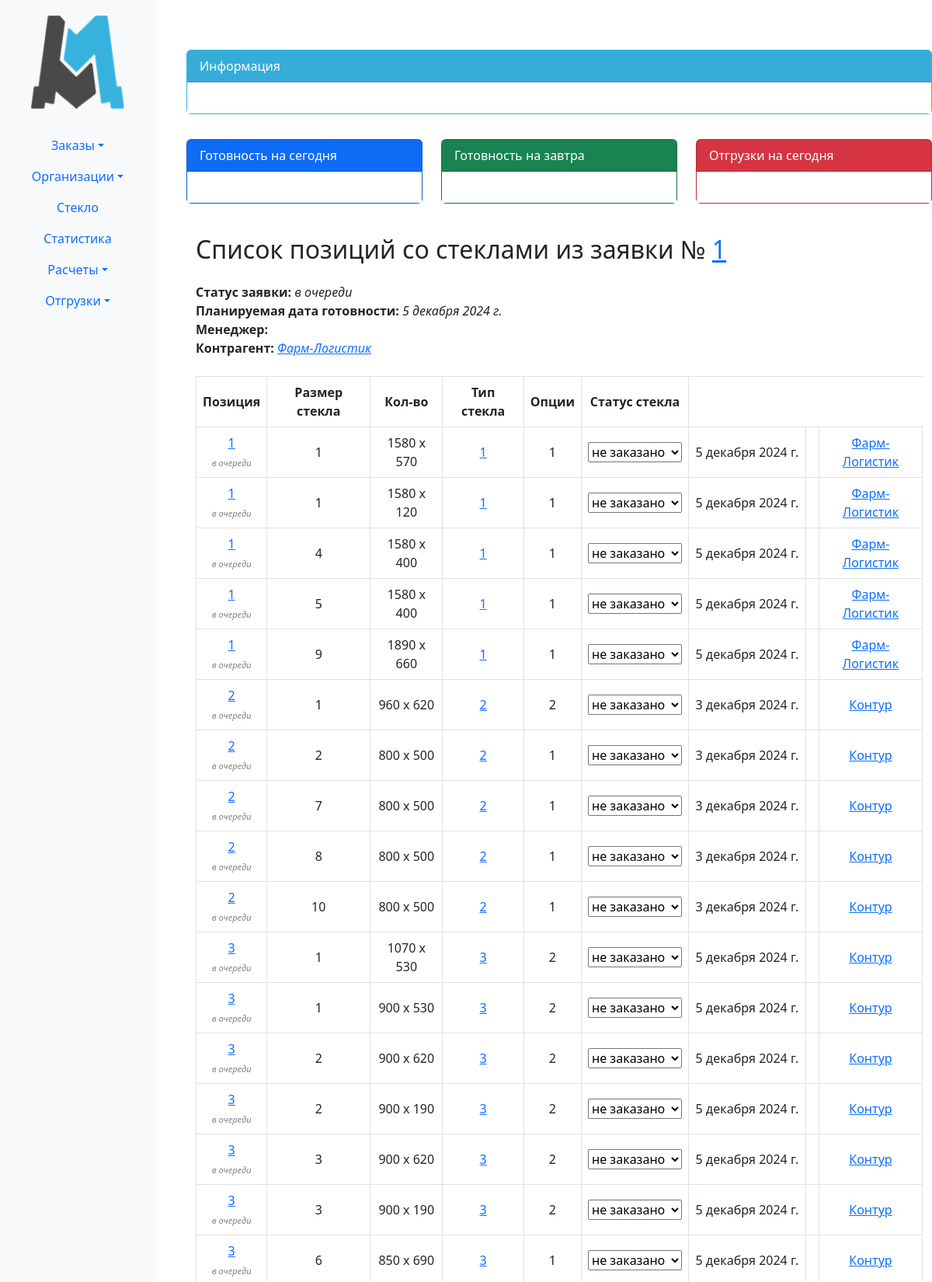
Page /erp_main/glass_info/ (upper part) on the committed database.
### erp_main/models.py (models this page shows, shortened)
class Order(models.Model):
    internal_order_number = models.CharField(max_length=255, unique=True)
    created_at = models.DateTimeField(auto_now_add=True)
    order_file = models.FileField(upload_to='uploads/')
    invoice = models.ForeignKey(Invoice, related_name='invoice',blank=True, null=True, on_delete=models.CASCADE)
    due_date = models.DateField(null=True, blank=True)
    comment = models.TextField(blank=True, null=True)
    def get_items_filtered(self):
        return self.items.exclude(p_status__in=['changed', 'canceled'])
    @property
    def status(self): # раскидываем позиции по статусам
        in_query = self.get_items_filtered().filter(p_status='in_query').aggregate(total=Sum('p_quantity'))['total'] or 0
        product = self.get_items_filtered().filter(p_status='product').aggregate(total=Sum('p_quantity'))['total'] or 0
        ready = self.get_items_filtered().filter(p_status='ready').aggregate(total=Sum('p_quantity'))['total'] or 0
        shipped = self.get_items_filtered().filter(p_status='shipped').aggregate(total=Sum('p_quantity'))['total'] or 0
        if in_query > 0 and product == 0 and ready == 0 and shipped == 0:
            return f'в очереди'
        elif in_query == 0 and product > 0 and ready == 0 and shipped == 0:
            return f'запущен'
        elif in_query == 0 and product == 0 and ready > 0 and shipped == 0:
            return f'готов'
        elif in_query == 0 and product == 0 and ready == 0 and shipped > 0:
            return f'отгружен'
        else:
            return f'всё сложно'

class Invoice(models.Model):
    number = models.CharField(max_length=5, blank=True, null=True)
    organization = models.ForeignKey(Organization, related_name='organization', on_delete=models.CASCADE)
    date = models.DateField()
    amount = models.IntegerField(default=0)
    payed_amount = models.IntegerField(default=0)
    shipping_amount = models.IntegerField(default=0)
    montage_amount = models.IntegerField(default=0)
    legal_entity = models.ForeignKey(LegalEntity, related_name='legal_entity', on_delete=models.CASCADE)
    invoice_file = models.FileField(upload_to='invoices/', blank=True, null=True)
    year = models.PositiveIntegerField(editable=False)
    class Meta:
        constraints = [
            models.UniqueConstraint(fields=['number', 'legal_entity', 'year'], name='unique_field_combination')
        ]

class Organization(models.Model):
    FOOTING_CHOICES = (
        ('ustav', 'устава'),
        ('attorney', 'доверенности')
    )
    KIND_CHOICES = (
        ('ooo', 'ООО'),
        ('ao', 'АО'),
        ('zao', 'ЗАО'),
        ('ip', 'ИП'),
    )
    kind = models.CharField(max_length=100, blank=True, null=True, choices=KIND_CHOICES)
    phone_number = models.CharField(max_length=15, blank=True, null=True)
    name_fl = models.CharField(max_length=15, blank=True, null=True)
    user = models.ForeignKey(User, related_name='organizations', on_delete=models.CASCADE)
    ceo_footing = models.CharField(max_length=30, choices=FOOTING_CHOICES)
    name = models.CharField(max_length=100, blank=True, null=True)
    inn = models.CharField(max_length=15, blank=True, null=True)
    ogrn = models.CharField(max_length=15, blank=True, null=True)
    kpp = models.CharField(max_length=15, blank=True, null=True)
    r_s = models.CharField(max_length=25, blank=True, null=True)
    bank = models.CharField(max_length=300, blank=True, null=True)
    bik = models.CharField(max_length=10, blank=True, null=True)
    k_s = models.CharField(max_length=25, blank=True, null=True)
    address = models.CharField(max_length=150, blank=True, null=True)
    email = models.EmailField(blank=True, null=True)
    ceo_title = models.CharField(max_length=30, blank=True, null=True)
    ceo_name = models.CharField(max_length=150, blank=True, null=True)
    contracts = models.FileField(upload_to='contracts/', blank=True, null=True)
    def __str__(self):
        if self.name_fl:
            return f'{self.name_fl} ({self.phone_number})'
        return self.name
    class Meta:
        verbose_name_plural = 'Организации'

class OrderItem(models.Model):
    KIND_CHOICE = (
        ('door', 'Дверь'),
        ('gate', 'Ворота'),
        ('hatch', 'Люк'),
        ('transom', 'Фрамуга'),
        ('dobor', 'Добор'),
        ('others', 'Прочее')
    )
    TYPE_CHOICE = (
        ('tech', 'тех.'),
        ('ei-60', 'EI-60'),
        ('eis-60', 'EIS-60'),
        ('eiws-60', 'EIWS-60'),
        ('flat', 'квартир.'),
        ('one_layer', 'однолист.'),
        ('revision', 'ревиз.')
    )
    CONSTRUCTION_CHOICE = (
        ('SK', 'старый конструктив'),
        ('NK', 'новый конструктив')
    )
    STATUS_CHOICE = (
        ('in_query', 'в очереди'),
        ('product', 'запущен'),
        ('ready', 'готов'),
        ('shipped', 'отгружен'),
        ('canceled', 'отменен'),
        ('stopped', 'остановлен'),
        ('changed', 'изменен'),
    )
    p_kind = models.CharField(max_length=100, null=True, choices=KIND_CHOICE)
    p_type = models.CharField(max_length=100, choices=TYPE_CHOICE)
    p_construction = models.CharField(max_length=100, choices=CONSTRUCTION_CHOICE, blank=True, null=True)
    p_width = models.DecimalField(max_digits=10, decimal_places=0)
    p_height = models.DecimalField(max_digits=10, decimal_places=0)
    p_open = models.CharField(max_length=2, blank=True, null=True) # открывание
    p_active_trim = models.CharField(max_length=5, blank=True, null=True) # активная створка
    p_furniture = models.CharField(max_length=100, blank=True, null=True) # словарь: код - количество по замку, ручке и ц/м
    p_ral = models.CharField(max_length=100, blank=True, null=True) # расписать по элементам (возможные вариации, опции цвета)
    p_platband = models.CharField(max_length=100, blank=True, null=True) # наличники: размер с каждой стороны
    p_door_closer = models.CharField(max_length=100, blank=True, null=True) # доводчик
    p_step = models.CharField(max_length=100, blank=True, null=True) # порог
    p_metal = models.CharField(max_length=100, blank=True, null=True) # возможные компановки толщины металла изделия
    p_vent_grate = models.CharField(max_length=100, blank=True, null=True) # вент. решетки (тип, размер, толщина, кол-во)
    p_plate = models.CharField(max_length=100, blank=True, null=True) # отбойная пластина (высота, отступ от низа, сторонность)
    p_glass = models.CharField(max_length=100, blank=True, null=True)
    order = models.ForeignKey(Order, related_name='items', on_delete=models.CASCADE)
    p_status = models.CharField(max_length=15, default='in_query', choices=STATUS_CHOICE)
    position_num = models.CharField(max_length=5)
    nameplate_range = models.CharField(max_length=100, blank=True, null=True)  # номерной диапзон шильдов для позиции
    p_quantity = models.IntegerField(default=1)
    p_comment = models.TextField(max_length=255, blank=True, null=True, default='')
    firm_plate = models.BooleanField(default=True)  # фирменный шильд
    mounting_plates = models.CharField(max_length=100, default=False, blank=True, null=True)  # монтажные уши: размер, кол-во

class GlassInfo(models.Model):
    KIND_CHOICE = (
        ('pp', 'п/п'),
        ('spo', 'СПО'),
        ('zkl', 'закаленное'),
        ('sp_2', '2-кам. стеклопакет'),
        ('triplex', 'триплекс')
    )
    OPTIONS_CHOICE = (
        ('a1_1', 'пленка A1 с одной стороны'),
        ('a1_2', 'пленка A1 с двух сторон'),
        ('a2_1', 'пленка A2 с одной стороны'),
        ('a2_2', 'пленка A2 с двух сторон'),
        ('a3_1', 'пленка A3 с одной стороны'),
        ('a3_2', 'пленка A3 с двух сторон'),
    )
    GLASS_STATUS_CHOICE = (
        ('not_ordered', 'не заказано'),
        ('ordered', 'заказано'),
        ('ready', 'изготовлено'),
        ('received', 'получено'),
    )
    kind = models.CharField(max_length=20, blank=True, null=True,choices=KIND_CHOICE)
    option = models.CharField(max_length=20, blank=True, null=True, choices=OPTIONS_CHOICE)
    order_items = models.ForeignKey(OrderItem, related_name='glasses', on_delete=models.CASCADE)
    height = models.IntegerField(blank=True, null=True)
    width = models.IntegerField(blank=True, null=True)
    depth = models.IntegerField(blank=True, null=True)
    quantity = models.IntegerField(blank=True, null=True)
    status = models.CharField(max_length=100, blank=True, null=True, choices=GLASS_STATUS_CHOICE)
    comment = models.TextField(max_length=255, blank=True, null=True, default='')

### erp_main/views.py (the view)
# urls.py: path('glass_info/', glass_info, name='glass_info'),
def glass_info(request, pk=''):
    if pk == '':
        orders = Order.objects.all()
    else:
        orders = [get_object_or_404(Order, pk=pk)]
    return render(request, 'glass_info.html', {'orders': orders,
                                               'glass_options': GlassInfo.OPTIONS_CHOICE,
                                               'glass_status': GlassInfo.GLASS_STATUS_CHOICE})

### erp_main/templates/glass_info.html (shortened to what this page needs)
{% extends 'base.html' %}
{% load my_filters %}
{% block content %}
<div class="container">
    {% with order=orders.0 %}
    <h2 class="my-4">Список позиций со стеклами из заявки № <a href="{% url 'order_detail' order.id %}">{{ order.id }}</a></h2>
        <b>Статус заявки: </b><i>{{ order.status }} </i><br>
        <b>Планируемая дата готовности:  </b><i>{{ order.due_date }} </i><br>
        <b>Менеджер:  </b><br>
        <b>Контрагент:  </b><i><a href="{% url 'organization_detail' order.invoice.organization.id %}">{{ order.invoice.organization }}</a></i><br><br>
    {% endwith %}
    <table class="table table-bordered table-hover text-center">
        <thead>
            <tr>
                <th>Позиция</th>
                <th>Размер стекла</th>
                <th>Кол-во</th>
                <th>Тип стекла</th>
                <th>Опции</th>
                <th>Статус стекла</th>
            </tr>
        </thead>
        <tbody>
            {% if orders %}
                {% if orders|length == 1 %}
                    {% with order=orders.0 %}
                        {% for item in order.items.all %}
                            {% for glass in item.glasses.all %}
                            <tr>
                                <td>{{ item.position_num }}</td>
                                <td>{{ glass.height }} x {{ glass.width }}</td>
                                <td>
                                        {{ item.p_quantity|multiply:glass.quantity }}
                                </td>
                                <td>{{ glass.kind }}</td>
                                <td>{{ glass.option }}</td>
                                <td>
                                    <form method="POST" action="{% url 'update_glass_status' glass.id %}">
                                        {% csrf_token %}
                                        <select name="status" onchange="this.form.submit()">
                                            {% for status_code, status_label in glass.GLASS_STATUS_CHOICE %}
                                                <option value="{{ status_code }}" {% if glass.status == status_code %}selected{% endif %}>
                                                    {{ status_label }}
                                                </option>
                                            {% endfor %}
                                        </select>
                                    </form>
                                </td>
                            </tr>
                            {% endfor %}
                        {% endfor %}
                    {% endwith %}
                {% else %}
                    {% for order in orders %}
                        {% for item in order.items.all %}
                            {% for glass in item.glasses.all %}
                            <tr>
                                <td>
                                    <a href="{% url 'order_detail' order.id %}">{{ order.id }}</a>
                                    <br>
                                    <span style="font-size: 11px; font-style: italic; color: grey;">{{ order.status }}</span>
                                </td>
                                <td>{{ item.position_num }}</td>
                                <td>{{ glass.height }} x {{ glass.width }}</td>
                                <td><a href="{% url 'invoice_detail' order.invoice.id %}">{{ order.invoice.number }}</a></td>
                                <td>{{ glass.quantity }}</td>
                                <td>
                                    <form method="POST" action="{% url 'update_glass_status' glass.id %}">
                                        <select name="status" onchange="this.form.submit()">
                                            {% for status_code, status_label in glass.GLASS_STATUS_CHOICE %}
                                                <option value="{{ status_code }}" {% if glass.status == status_code %}selected{% endif %}>
                                                    {{ status_label }}
                                                </option>
                                            {% endfor %}
                                        </select>
                                    </form>
                                </td>
                                <td>{{ order.due_date }}</td>
                                <td>{{ user.first_name }} {{ user.last_name }}</td>
                                <td><a href="{% url 'organization_detail' order.invoice.organization.id %}">{{ order.invoice.organization }}</a></td>
                            </tr>
                            {% endfor %}
                        {% endfor %}
                    {% endfor %}
                {% endif %}
            {% else %}
                <tr>
                    <td colspan="9">Нет заказов для отображения.</td>
                </tr>
            {% endif %}
        </tbody>
    </table>
</div>
{% endblock %}

### templates/base.html (style rules this page uses)
table { border-collapse: collapse; width: 100%; }
th, td { border: 1px solid #dee2e6; padding: 8px; text-align: left; }
tr:nth-child(odd) { background-color: #f9f9f9; }
tr:nth-child(even) { background-color: #ffffff; }

### erp_main/templates/glass_info.html (style rules this page uses)
table { border-collapse: collapse; width: 100%; margin: 0 auto; }
th, td { padding: 4px; text-align: center; vertical-align: middle; border: 1px solid #dee2e6; }
th { background-color: #f8f9fa; }

### rows in the picture
Order: id "1", status "в очереди", due_date "5 декабря 2024 г.", invoice.organization "Фарм-Логистик", invoice.number "1"
OrderItem: position_num "1"
GlassInfo: height "1580", width "570", quantity "1", status "не заказано"
GlassInfo: height "1580", width "120", quantity "1", status "не заказано"
OrderItem: position_num "4"
GlassInfo: height "1580", width "400", quantity "1", status "не заказано"
OrderItem: position_num "5"
GlassInfo: height "1580", width "400", quantity "1", status "не заказано"
OrderItem: position_num "9"
GlassInfo: height "1890", width "660", quantity "1", status "не заказано"
Order: id "2", status "в очереди", invoice.number "2", due_date "3 декабря 2024 г.", invoice.organization "Контур"
OrderItem: position_num "1"
GlassInfo: height "960", width "620", quantity "2", status "не заказано"
OrderItem: position_num "2"
GlassInfo: height "800", width "500", quantity "1", status "не заказано"
OrderItem: position_num "7"
GlassInfo: height "800", width "500", quantity "1", status "не заказано"
OrderItem: position_num "8"
GlassInfo: height "800", width "500", quantity "1", status "не заказано"
OrderItem: position_num "10"
GlassInfo: height "800", width "500", quantity "1", status "не заказано"
Order: id "3", status "в очереди", invoice.number "3", due_date "5 декабря 2024 г.", invoice.organization "Контур"
OrderItem: position_num "1"
GlassInfo: height "1070", width "530", quantity "2", status "не заказано"
GlassInfo: height "900", width "530", quantity "2", status "не заказано"
OrderItem: position_num "2"
GlassInfo: height "900", width "620", quantity "2", status "не заказано"
GlassInfo: height "900", width "190", quantity "2", status "не заказано"
OrderItem: position_num "3"
GlassInfo: height "900", width "620", quantity "2", status "не заказано"
GlassInfo: height "900", width "190", quantity "2", status "не заказано"
OrderItem: position_num "6"
GlassInfo: height "850", width "690", quantity "1", status "не заказано"
